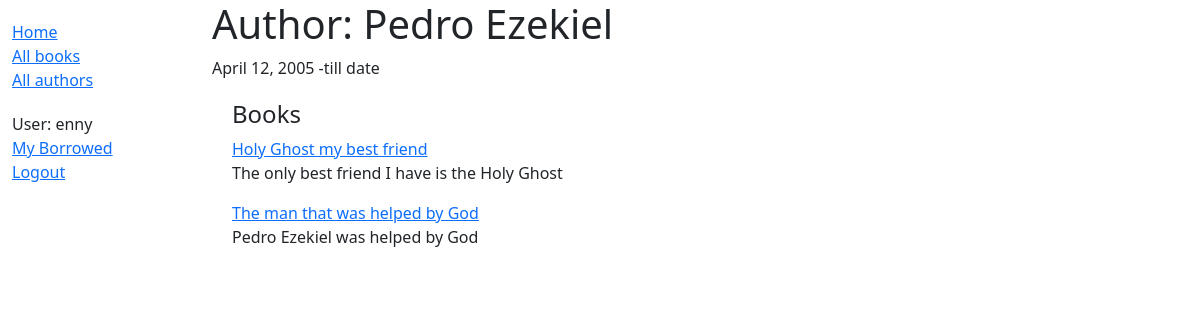
The page /catalog/author/1 (signed in) on the database its author committed.
### catalog/models.py (models this page shows, shortened)
class Author(models.Model):
    first_name = models.CharField(max_length=100)
    last_name = models.CharField(max_length=100)
    date_of_birth = models.DateField(null=True, blank=True)
    date_of_death = models.DateField('Died', null=True, blank=True)
    class Meta:
        ordering = ['last_name', 'first_name']

class Book(models.Model):
    title = models.CharField(max_length=200)
    author = models.ForeignKey('Author', on_delete=models.SET_NULL, null=True)
    summary = models.TextField(max_length=1000, help_text='Enter a brief description of the book')
    isbn = models.CharField('ISBN', max_length=13, unique=True,
                             help_text='13 Character <a href="https://www.isbn-international.org/content/what-isbn">ISBN number</a>')
    genre = models.ManyToManyField(Genre, help_text='Select a genre for this book')
    language = models.ManyToManyField(Language)
    def get_absolute_url(self):
        return reverse('book-detail', args=[str(self.id)])
    def display_genre(self):
        """Create a string for the Genre. This is required to display genre in Admin."""
        return ', '.join(genre.name for genre in self.genre.all()[:3])
    display_genre.short_description = 'Genre'

### catalog/views.py (the view)
# urls.py: path('author/<int:pk>', views.AuthorDetailView.as_view(), name='author-detail'),
class AuthorDetailView(LoginRequiredMixin, generic.DetailView):
    model = Author
    template_name = 'author_details.html'
    def get_context_data(self, **kwargs):
        context = super().get_context_data(**kwargs) # or whatever
        context['books'] = Book.objects.all()  # or whatever
        return context

### catalog/templates/author_details.html (shortened to what this page needs)
{% extends "base_generic.html" %}
{% block content %}
  <h1>Author: {{ author.first_name }} {{author.last_name}}</h1>
   {{author.date_of_birth}}
        {% if author.date_of_death %}
            ({{author.date_of_death}})
        {% else %}
            -till date
        {% endif %}
  <div style="margin-left:20px;margin-top:20px">
    <h4>Books</h4>
    {% for book in books %}
      {% if book.author == author %}
          <a href="{{ book.get_absolute_url }}">{{ book.title }}</a>
          <p>{{ book.summary}}</p>
      {% endif %}
    {% endfor%}
  </div>
{% endblock %}

### catalog/templates/base_generic.html (shortened to what this page needs)
<!DOCTYPE html>
<html lang="en">
  <head>
    <link
      href="https://cdn.jsdelivr.net/npm/bootstrap@5.1.3/dist/css/bootstrap.min.css"
      rel="stylesheet"
    />
    {% load static %}
    <link rel="stylesheet" href="{% static 'css/styles.css' %}" />
  </head>
  <body>
    <div class="container-fluid">
      <div class="row">
        <div class="col-sm-2">
          {% block sidebar %}
          <ul class="sidebar-nav">
            <li><a href="{% url 'index' %}">Home</a></li>
            <li><a href="{% url 'books' %}">All books</a></li>
            <li><a href="{% url 'authors'%}">All authors</a></li>
            <ul class="sidebar-nav">
              <ul class="sidebar-nav">
                {% if user.is_authenticated %}
                    <li>User: {{ user.get_username }}</li>
                    <li><a href="{% url 'my-borrowed' %}">My Borrowed</a></li>
                    <li><a href="{% url 'logout' %}?next={{ request.path }}">Logout</a></li>
                {% else %}
                    <li><a href="{% url 'login' %}?next={{ request.path }}">Login</a></li>
                {% endif %}
              </ul>
            </ul>
          </ul>
          {% endblock %}
        </div>
        <div class="col-sm-10">
          {% block content %}
          {% endblock %}
        </div>
      </div>
    </div>
  </body>
</html>

### catalog/static/css/styles.css (style rules this page uses)
.sidebar-nav { margin-top: 20px; padding: 0; list-style: none; }

### rows shown on the page
Author: date_of_birth "April 12, 2005"
Book: title "Holy Ghost my best friend", summary "The only best friend I have is the Holy Ghost"
Book: title "The man that was helped by God", summary "Pedro Ezekiel was helped by God"

### other values the page prints
{{ user.get_username }} "enny"
